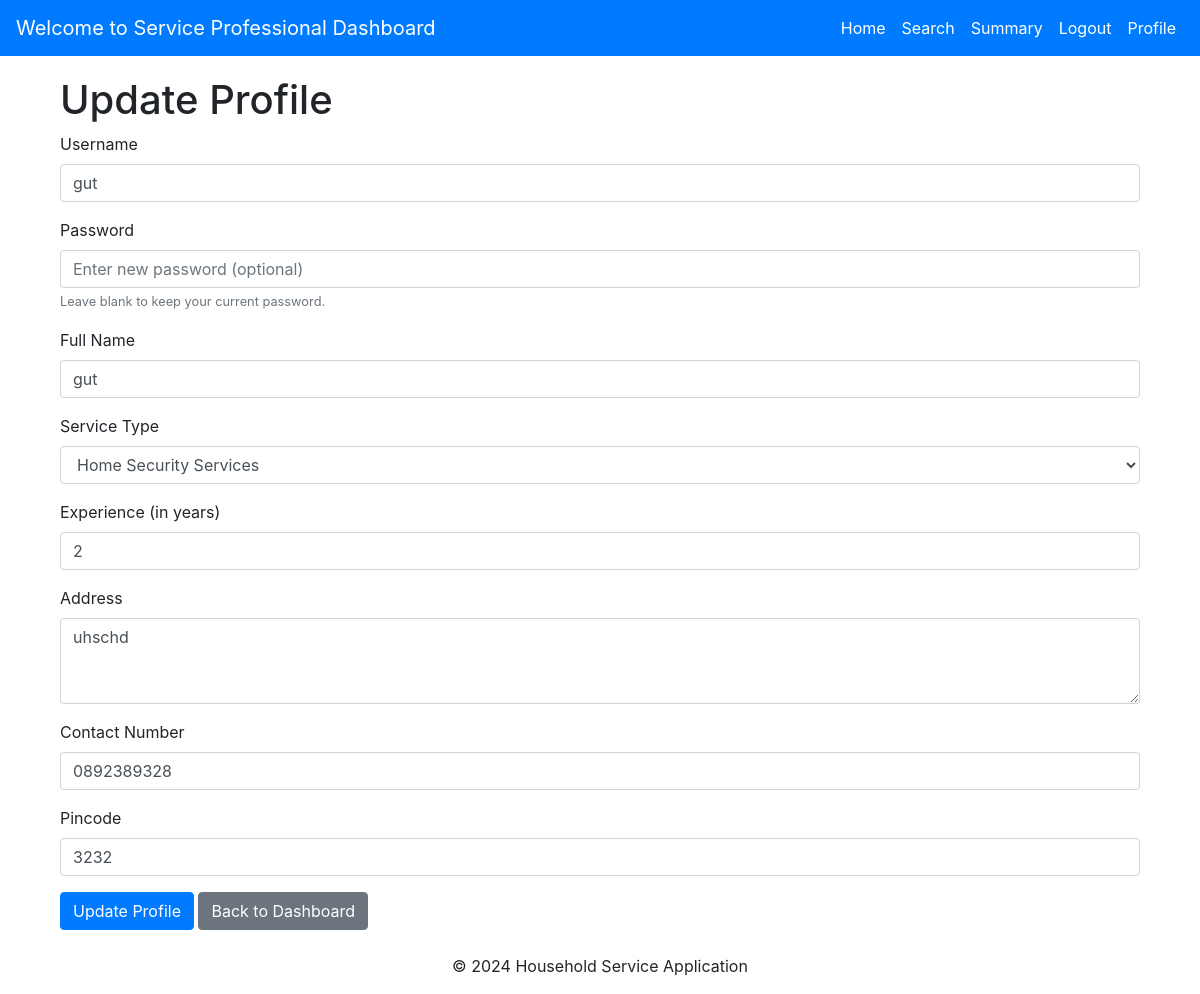
Before: /professional_dashboard/profile (signed in) with the older database file.
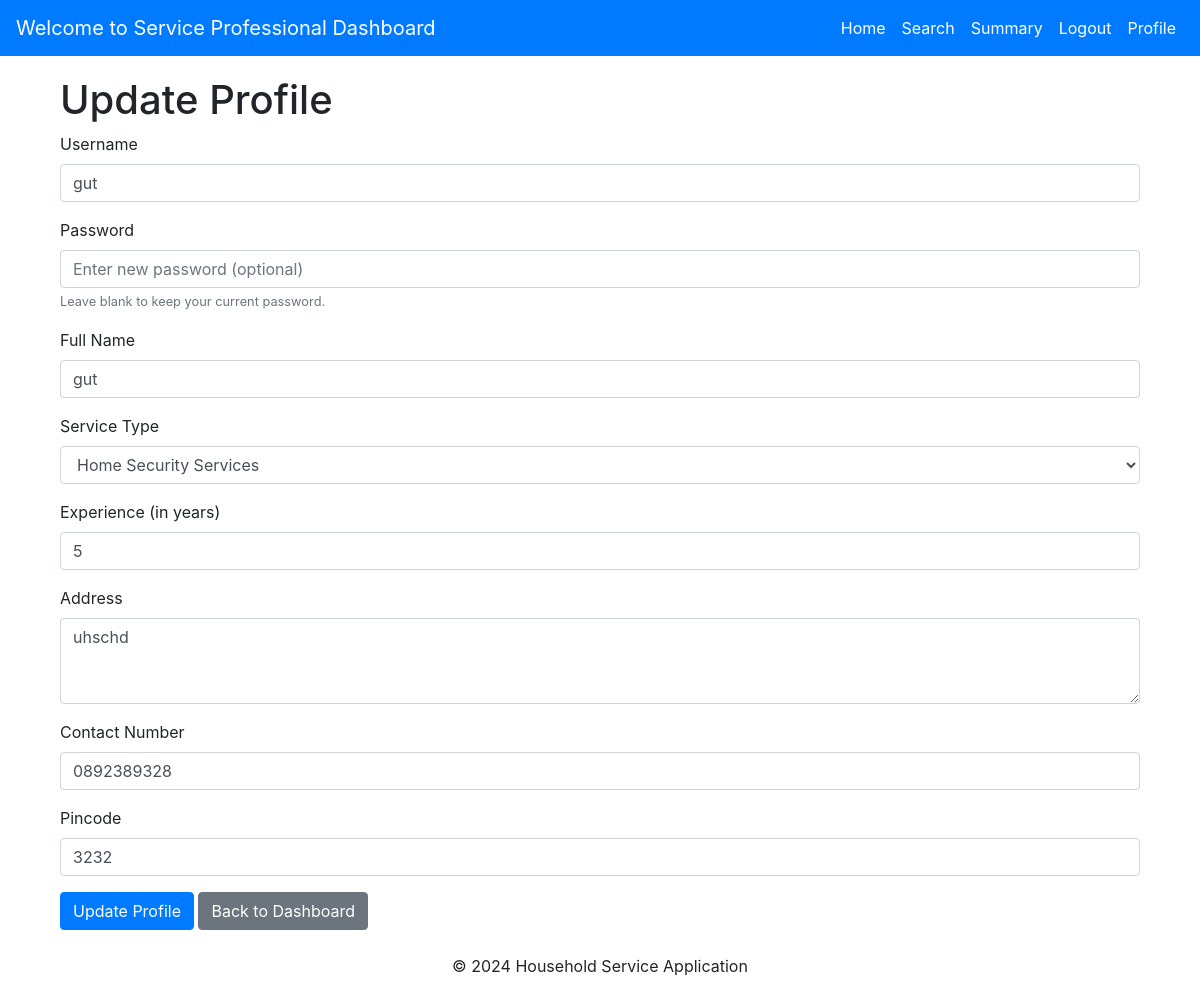
After: the same page with the newer database file.
### models.py (models this page shows, shortened)
class ServiceProfessional(UserMixin, db.Model):
    __tablename__ = 'service_professionals'
    prof_id = db.Column(db.Integer, primary_key=True, autoincrement=True, nullable=False)  # Auto-increment primary key
    username = db.Column(db.String(255), unique=True, nullable=False)  # Unique username
    password = db.Column(db.String(200), nullable=False)  # Store hashed password
    prof_name = db.Column(db.String(250), nullable=False)  # Name of the professional
    service_type = db.Column(db.String(100), nullable=False)  # Type of service offered
    experience = db.Column(db.String(100), nullable=False)  # Years of experience
    address = db.Column(db.Text, nullable=False)  # Address
    contact = db.Column(db.String(15), nullable=False)  # Contact number
    pincode = db.Column(db.String(10), nullable=False)  # Pincode/ZIP code
    date_created = db.Column(db.DateTime, default=func.now(), nullable=False)  # Automatically set to current timestamp
    status = db.Column(db.Text, default=ProfessionalStatus.PENDING, nullable=False)  # Status stored as text
    role = db.Column(db.String(50), default='service_professional', nullable=False)
    service_requests = db.relationship('ServiceRequest', backref='service_professionals', lazy=True)

### professional_routes.py (the view, shortened to what this page needs)
@professional_bp.route('/professional_dashboard/profile', methods=['GET', 'POST'])
def profile():
    prof_id = session.get('prof_id')
    if not prof_id:
        flash("You must be logged in to access your profile.", "danger")
        return redirect(url_for('main.login'))
    professional = ServiceProfessional.query.get_or_404(prof_id)
    return render_template('service_panel/profile.html', professional=professional)

### templates/service_panel/profile.html (shortened to what this page needs)
{% extends "service_panel/base.html" %}
{% block content %}
<div class="container">
    <h1>Update Profile</h1>
    <form method="POST">
        <div class="mb-3">
            <label for="username" class="form-label">Username</label>
            <input
                type="text"
                class="form-control"
                id="username"
                name="username"
                value="{{ professional.username }}"
                required>
        </div>
        <div class="mb-3">
            <label for="password" class="form-label">Password</label>
            <input
                type="password"
                class="form-control"
                id="password"
                name="password"
                placeholder="Enter new password (optional)">
            <small class="text-muted">Leave blank to keep your current password.</small>
        </div>
        <div class="mb-3">
            <label for="prof_name" class="form-label">Full Name</label>
            <input
                type="text"
                class="form-control"
                id="prof_name"
                name="prof_name"
                value="{{ professional.prof_name }}"
                required>
        </div>
        <div class="mb-3">
            <label for="service_type" class="form-label">Service Type</label>
            <select
                class="form-control"
                id="service_type"
                name="service_type"
                required>
                <option value="Home Security Services" {% if professional.service_type == 'Home Security Services' %}selected{% endif %}>
                    Home Security Services
                </option>
            </select>
        </div>
        <div class="mb-3">
            <label for="experience" class="form-label">Experience (in years)</label>
            <input
                type="number"
                class="form-control"
                id="experience"
                name="experience"
                min="0"
                value="{{ professional.experience }}"
                required>
        </div>
        <div class="mb-3">
            <label for="address" class="form-label">Address</label>
            <textarea
                class="form-control"
                id="address"
                name="address"
                rows="3"
                required>{{ professional.address }}</textarea>
        </div>
        <div class="mb-3">
            <label for="contact" class="form-label">Contact Number</label>
            <input
                type="tel"
                class="form-control"
                id="contact"
                name="contact"
                value="{{ professional.contact }}"
                pattern="[0-9]{10}"
                required>
        </div>
        <div class="mb-3">
            <label for="pincode" class="form-label">Pincode</label>
            <input
                type="text"
                class="form-control"
                id="pincode"
                name="pincode"
                value="{{ professional.pincode }}"
                required>
        </div>
        <button type="submit" class="btn btn-primary">Update Profile</button>
        <a href="{{ url_for('main.professional_dashboard') }}" class="btn btn-secondary">Back to Dashboard</a>
    </form>
</div>
{% endblock %}

Changed rows visible on the page:
changed ServiceProfessional "gut": experience "2" → "5"
